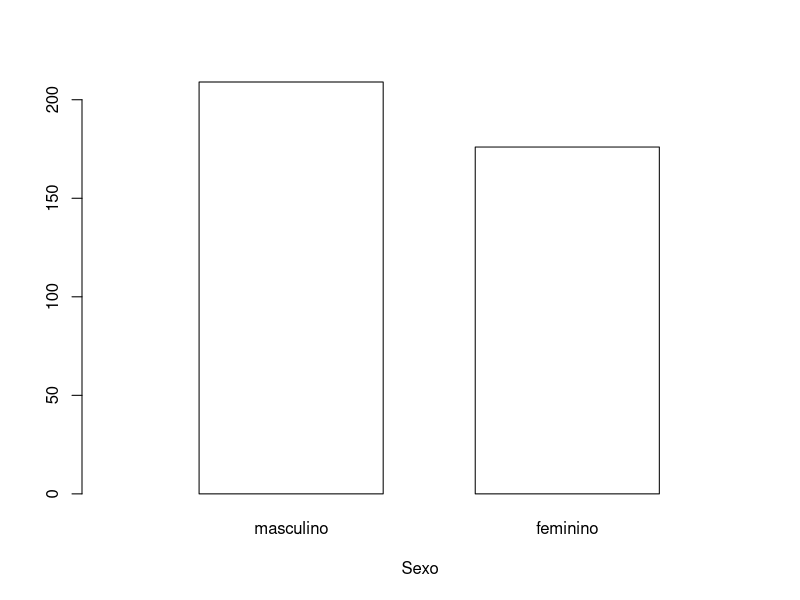
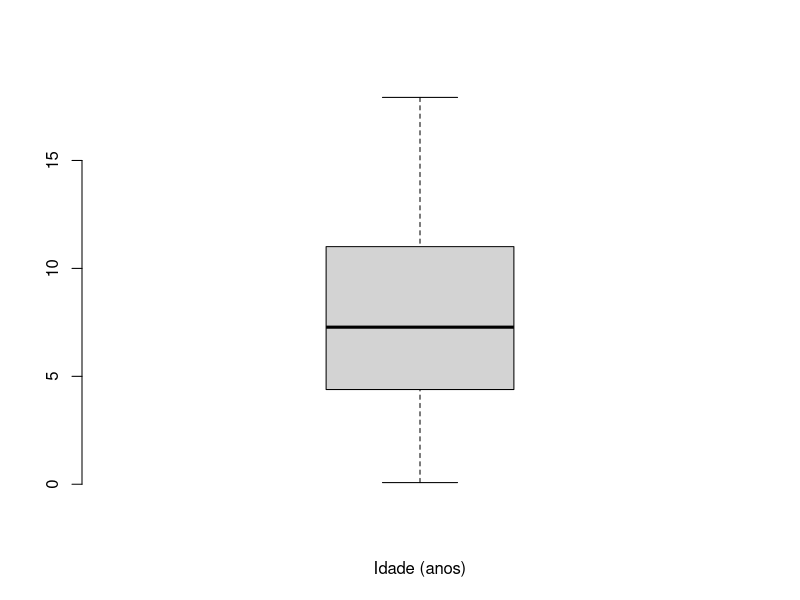
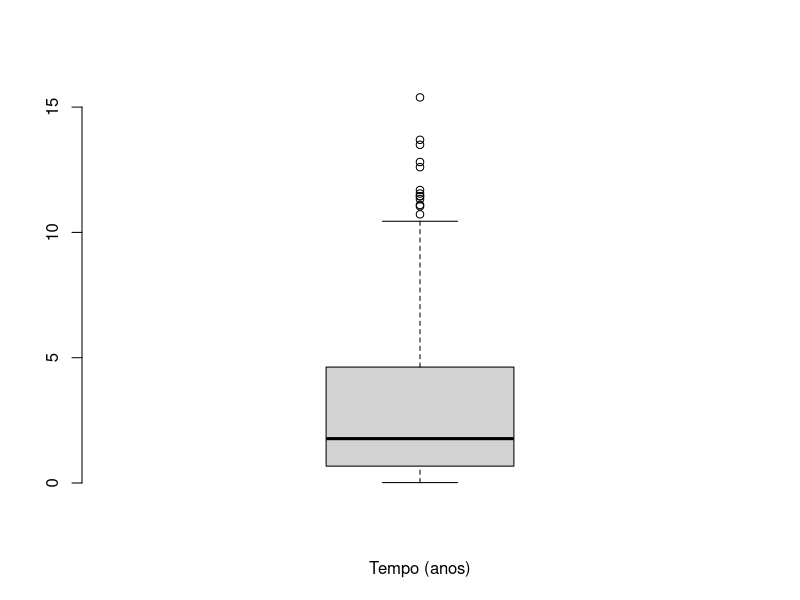
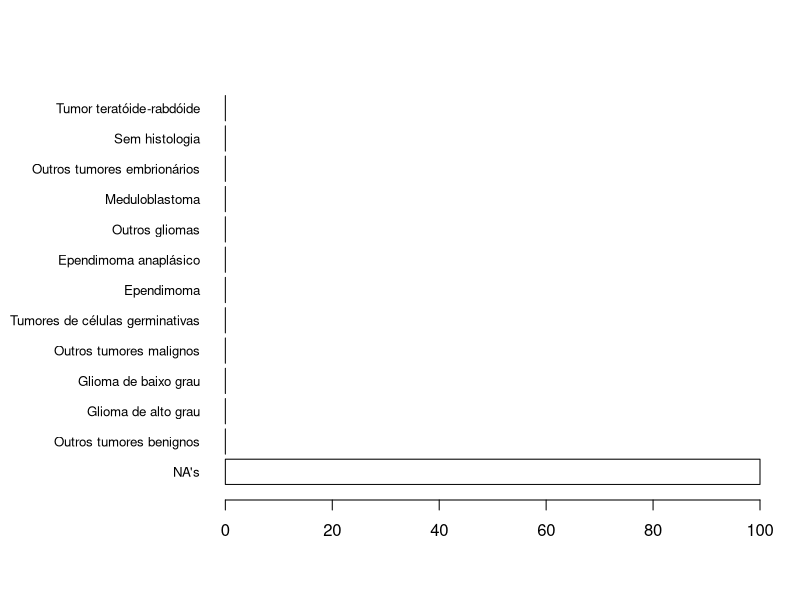

Write R code to recreate these figures, in order.
## ---- chunk 1
require(survival)
snc<-read.csv('../data/snc.csv')
attach(snc)
snc=snc[which(topo!="Calota craniana"&histo!="Histiocitose"&histo!="Hemangiopericitoma"
&histo!="Neuroblastoma"&histo!="Outros"),]
snc=droplevels(snc)
detach(snc)
## ---- chunk 2
attach(snc)
barplot(summary(as.factor(sex)),names.arg=c("masculino","feminino"),
xlab="Sexo",width=0.5,xlim=c(0,1.7),space=0.5,col=0)
## ---- chunk 3
boxplot(age/365.25,xlab="Idade (anos)",boxwex=0.6,staplewex=0.4,
frame.plot=F)
## ---- chunk 4
boxplot(follow/365.25,xlab="Tempo (anos)",boxwex=0.6,staplewex=0.4,
frame.plot=F)
## ---- chunk 5
require(reshape)
snc$histo.group=combine_factor(histo,c(1,2,3,3,3,3,4,5,5,1,5,6,7,4,8,8,8,8,5,
2,8,1,9,9,9,9,10,4,1,1,1,1,8,8,1,10,4,1,11,5,10,12,3))
levels(snc$histo.group)=c("Outros tumores benignos","Glioma de alto grau",
"Glioma de baixo grau","Outros tumores malignos","Tumores de células germinativas",
"Ependimoma","Ependimoma anaplásico","Outros gliomas","Meduloblastoma","Outros tumores embrionários",
"Sem histologia","Tumor teratóide-rabdóide")
par(las=1)
par(mar=c(5,11,4,2))
barplot(sort(summary(snc$histo.group)*100/sum(summary(snc$histo.group)),decreasing=T),
col="white",horiz=T,cex.names=0.8)
